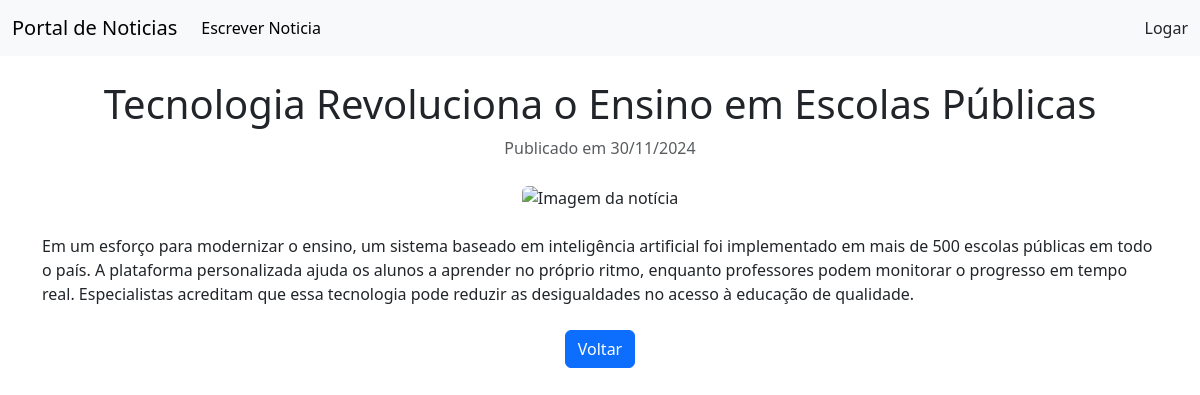
/paginas/read.php/?id=21, run on the app's committed database.
### tables this page shows
CREATE TABLE `noticias` (
  `id` int(4) NOT NULL,
  `titulo` varchar(255) NOT NULL,
  `descricao` varchar(255) NOT NULL,
  `corpo` text NOT NULL,
  `imagem` varchar(255) DEFAULT NULL,
  `publicacao` date NOT NULL,
  `aprovado` tinyint(1) NOT NULL
);

### paginas/read.php (the view, shortened to what this page needs)
<!DOCTYPE html>
<html lang="pt-BR">
<head>
    <link href="https://cdn.jsdelivr.net/npm/bootstrap@5.3.0-alpha3/dist/css/bootstrap.min.css" rel="stylesheet">
</head>
<body>
    <?php
        include 'header.php';
        include '../script/db_conn.php';
        loadHeader() ;
        $id = intval($_GET['id']);
        $sql_query = $conn->query("SELECT * FROM noticias WHERE id = $id");
        $noticia = $sql_query->fetch_assoc();
        list($ano, $mes, $dia) = explode("-", $noticia['publicacao']);
    ?>
    <div class="container my-4">
        <header class="mb-4">
            <h1 class="text-center"><?php echo $noticia['titulo']?></h1>
            <p class="text-center text-muted">Publicado em <?php echo $dia.'/'.$mes.'/'.$ano;?></p>
        </header>
        <div class="text-center mb-4">
            <img src="/noticias-php<?php echo preg_replace('/\.\./', '', $noticia['imagem']);?>" class="img-fluid rounded" alt="Imagem da notícia" style="width: 800px; height: 300px; object-fit: cover;" >
        </div>
        <article>
           <?php echo '<p>'.$noticia['corpo'].'</p>'?>
        </article>
        <div class="text-center mt-4">
            <a href="<?php if(isset($_SESSION['login'])) {echo "/noticias-php/paginas/approval-list.php";} else {echo "/noticias-php/paginas/index.php";}?>" class="btn btn-primary">Voltar</a>
        </div>
    </div>
</body>
</html>

### paginas/header.php (shortened to what this page needs)
<?php
function loadHeader()
{
    if (!isset($_SESSION['login'])) {
        return headerUser();
    } else {
        return headerAdmin();
    }
}
function headerUser()
{
    echo '<nav class="navbar navbar-expand-lg bg-body-tertiary sticky-top ">
            <div class="container-fluid">
                <a href="index.php" class="navbar-brand">Portal de Noticias</a>
                <div class="collapse navbar-collapse" id="navbarSupportedContent">
                    <ul class="navbar-nav me-auto mb-2 mb-lg-0">
                        <li class="nav-item">
                            <a class="nav-link active" aria-current="page" href="write.php"><i class="bi bi-pencil-square"></i> Escrever Noticia</a>
                        </li>
                    </ul>
                    <span class="nav-item">
                        <a class="nav-link active" aria-current="page" href="/noticias-php/paginas/login.php"><i class="bi bi-box-arrow-in-left"></i> Logar</a>
                    </span>
                </div>
            </div>
        </nav>';
}
?>

### data on the page
noticias: titulo "Tecnologia Revoluciona o Ensino em Escolas Públicas", corpo "Em um esforço para modernizar o ensino, um sistema baseado em inteligência artificial foi implementado em mais de 500 escolas públicas em todo o país. A plataforma personalizada ajuda os alunos a aprender no próprio ritmo, enquanto professores podem monitorar o progresso em tempo real. Especialistas acreditam que essa tecnologia pode reduzir as desigualdades no acesso à educação de qualidade."

### other printed values
$dia "30"
$mes "11"
$ano "2024"
